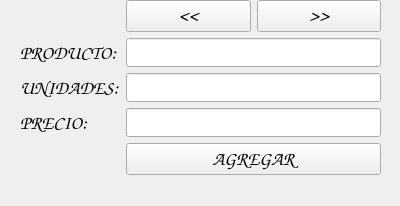
<?xml version="1.0" encoding="UTF-8"?>
<ui version="4.0">
 <class>registerProduct</class>
 <widget class="QWidget" name="registerProduct">
  <property name="geometry">
   <rect>
    <x>0</x>
    <y>0</y>
    <width>400</width>
    <height>206</height>
   </rect>
  </property>
  <property name="windowTitle">
   <string>REGISTRO DE PRODUCTOS</string>
  </property>
  <widget class="QWidget" name="formLayoutWidget">
   <property name="geometry">
    <rect>
     <x>20</x>
     <y>0</y>
     <width>361</width>
     <height>191</height>
    </rect>
   </property>
   <layout class="QFormLayout" name="formLayout">
    <item row="1" column="0">
     <widget class="QLabel" name="label">
      <property name="font">
       <font>
        <family>Comic Sans MS</family>
        <pointsize>14</pointsize>
        <bold>true</bold>
       </font>
      </property>
      <property name="text">
       <string>PRODUCTO:</string>
      </property>
     </widget>
    </item>
    <item row="1" column="1">
     <widget class="QLineEdit" name="txt_producto">
      <property name="font">
       <font>
        <family>Comic Sans MS</family>
        <pointsize>12</pointsize>
       </font>
      </property>
     </widget>
    </item>
    <item row="2" column="0">
     <widget class="QLabel" name="label_2">
      <property name="font">
       <font>
        <family>Comic Sans MS</family>
        <pointsize>14</pointsize>
        <bold>true</bold>
       </font>
      </property>
      <property name="text">
       <string>UNIDADES:</string>
      </property>
     </widget>
    </item>
    <item row="2" column="1">
     <widget class="QLineEdit" name="txt_unidades">
      <property name="font">
       <font>
        <family>Comic Sans MS</family>
        <pointsize>12</pointsize>
       </font>
      </property>
     </widget>
    </item>
    <item row="3" column="0">
     <widget class="QLabel" name="label_3">
      <property name="font">
       <font>
        <family>Comic Sans MS</family>
        <pointsize>14</pointsize>
        <bold>true</bold>
       </font>
      </property>
      <property name="text">
       <string>PRECIO:</string>
      </property>
     </widget>
    </item>
    <item row="3" column="1">
     <widget class="QLineEdit" name="txt_precio">
      <property name="font">
       <font>
        <family>Comic Sans MS</family>
        <pointsize>12</pointsize>
       </font>
      </property>
     </widget>
    </item>
    <item row="4" column="1">
     <widget class="QPushButton" name="btn_agregar">
      <property name="font">
       <font>
        <family>Comic Sans MS</family>
        <pointsize>14</pointsize>
        <bold>true</bold>
       </font>
      </property>
      <property name="text">
       <string>AGREGAR</string>
      </property>
     </widget>
    </item>
    <item row="0" column="1">
     <layout class="QHBoxLayout" name="horizontalLayout">
      <item>
       <widget class="QPushButton" name="btn_prev">
        <property name="font">
         <font>
          <family>Comic Sans MS</family>
          <pointsize>14</pointsize>
          <bold>true</bold>
         </font>
        </property>
        <property name="text">
         <string>&lt;&lt;</string>
        </property>
       </widget>
      </item>
      <item>
       <widget class="QPushButton" name="btn_agregar_">
        <property name="font">
         <font>
          <family>Comic Sans MS</family>
          <pointsize>14</pointsize>
          <bold>true</bold>
         </font>
        </property>
        <property name="text">
         <string>&gt;&gt;</string>
        </property>
       </widget>
      </item>
     </layout>
    </item>
   </layout>
  </widget>
 </widget>
 <resources/>
 <connections/>
</ui>
